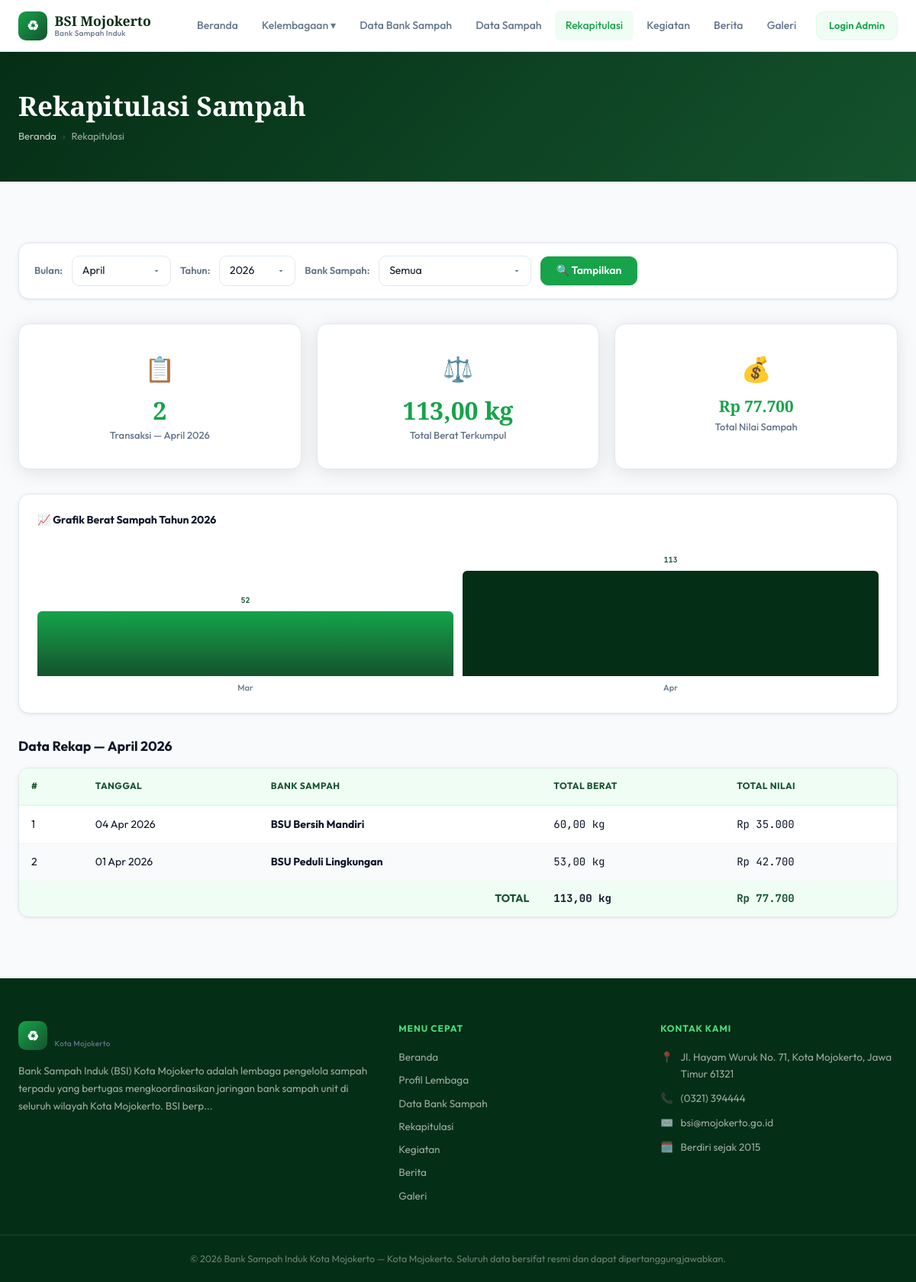
The page /public/rekapitulasi.php on the database its author committed.
### tables this page shows
CREATE TABLE `rekap_sampah` (
  `id` int UNSIGNED NOT NULL,
  `id_bank_sampah` int UNSIGNED NOT NULL,
  `id_user` int UNSIGNED DEFAULT NULL,
  `tanggal` date NOT NULL,
  `total_berat` decimal(10,2) NOT NULL DEFAULT '0.00',
  `total_harga` decimal(14,2) NOT NULL DEFAULT '0.00',
  `sumber_data` enum('manual','import_csv','import_excel') NOT NULL DEFAULT 'manual',
  `catatan` text,
  `created_at` timestamp NOT NULL DEFAULT CURRENT_TIMESTAMP
);

CREATE TABLE `bank_sampah` (
  `id` int UNSIGNED NOT NULL,
  `nama` varchar(150) NOT NULL,
  `alamat` text NOT NULL,
  `kelurahan` varchar(100) DEFAULT NULL,
  `kecamatan` varchar(100) DEFAULT NULL,
  `ketua` varchar(100) NOT NULL,
  `kontak` varchar(20) DEFAULT NULL,
  `tahun_berdiri` year DEFAULT NULL,
  `aktif` tinyint(1) NOT NULL DEFAULT '1',
  `dibuat_oleh` int UNSIGNED DEFAULT NULL,
  `created_at` timestamp NOT NULL DEFAULT CURRENT_TIMESTAMP,
  `updated_at` timestamp NULL DEFAULT NULL ON UPDATE CURRENT_TIMESTAMP
);

CREATE TABLE `profil_kelembagaan` (
  `id` int UNSIGNED NOT NULL,
  `nama_lembaga` varchar(200) NOT NULL DEFAULT 'Bank Sampah Induk Kota Mojokerto',
  `tagline` varchar(255) DEFAULT NULL,
  `deskripsi` text,
  `visi` text,
  `misi` text,
  `alamat` text,
  `telepon` varchar(20) DEFAULT NULL,
  `email` varchar(100) DEFAULT NULL,
  `website` varchar(255) DEFAULT NULL,
  `tahun_berdiri` year DEFAULT NULL,
  `logo` varchar(255) DEFAULT NULL
);

### core/Request.php (called while the page is built, shortened)
<?php
class Request
{
    public static function int(string $key, string $source = 'post', int $default = 0): int
    {
        $raw = $source === 'get' ? ($_GET[$key] ?? null) : ($_POST[$key] ?? null);
        if ($raw === null) return $default;
        $val = filter_var($raw, FILTER_VALIDATE_INT);
        return $val === false ? $default : (int)$val;
    }
}

### core/Database.php (called while the page is built, shortened)
<?php
class Database
{
    private static ?PDO $instance = null;
    public static function getInstance(): PDO
    {
        if (self::$instance === null) {
            $dsn = sprintf(
                'mysql:host=%s;port=%s;dbname=%s;charset=utf8mb4',
                DB_HOST, DB_PORT, DB_NAME
            );
            self::$instance = new PDO($dsn, DB_USER, DB_PASS, [
                PDO::ATTR_ERRMODE            => PDO::ERRMODE_EXCEPTION,
                PDO::ATTR_DEFAULT_FETCH_MODE => PDO::FETCH_ASSOC,
                PDO::ATTR_EMULATE_PREPARES   => false,
                PDO::MYSQL_ATTR_INIT_COMMAND => "SET NAMES utf8mb4 COLLATE utf8mb4_unicode_ci",
            ]);
        }
        return self::$instance;
    }
    public static function query(string $sql, array $params = []): array
    {
        $stmt = self::getInstance()->prepare($sql);
        $stmt->execute($params);
        return $stmt->fetchAll();
    }
    public static function queryOne(string $sql, array $params = []): array|false
    {
        $stmt = self::getInstance()->prepare($sql);
        $stmt->execute($params);
        return $stmt->fetch();
    }
}

### models/LaporanModel.php (called while the page is built, shortened)
<?php
require_once dirname(__DIR__) . '/config/database.php';
function laporan_getStatistikBulanan(int $tahun): array {
    return Database::query("
        SELECT
            MONTH(tanggal) AS bulan,
            MONTHNAME(MAX(tanggal)) AS nama_bulan,
            COUNT(id) AS jumlah_rekap,
            COALESCE(SUM(total_berat),0) AS total_berat,
            COALESCE(SUM(total_harga),0) AS total_harga
        FROM rekap_sampah
        WHERE YEAR(tanggal) = ?
        GROUP BY MONTH(tanggal)
        ORDER BY MONTH(tanggal)
    ", [$tahun]);
}
function laporan_getTahunTersedia(): array {
    return Database::query("SELECT DISTINCT YEAR(tanggal) AS tahun FROM rekap_sampah ORDER BY tahun DESC");
}

### models/RekapModel.php (called while the page is built, shortened)
<?php
require_once dirname(__DIR__) . '/config/database.php';
function rekap_getAll(array $filter = []): array {
    $sql = "
        SELECT r.*, b.nama AS nama_bank, u.nama AS nama_user
        FROM rekap_sampah r
        JOIN bank_sampah b ON r.id_bank_sampah = b.id
        LEFT JOIN users u ON r.id_user = u.id
        WHERE 1=1
    ";
    $params = [];
    if (!empty($filter['bulan'])) {
        $sql .= " AND MONTH(r.tanggal) = ?"; $params[] = $filter['bulan'];
    }
    if (!empty($filter['tahun'])) {
        $sql .= " AND YEAR(r.tanggal) = ?"; $params[] = $filter['tahun'];
    }
    $sql .= " ORDER BY r.tanggal DESC, r.id DESC";
    return Database::query($sql, $params);
}

### core/Helper.php (called while the page is built, shortened)
<?php
function e(mixed $val): string
{
    return htmlspecialchars((string)$val, ENT_QUOTES | ENT_SUBSTITUTE, 'UTF-8');
}
function formatRupiah(float|int|string $angka): string
{
    return 'Rp ' . number_format((float)$angka, 0, ',', '.');
}
function formatTanggal(string $tanggal, string $format = 'd M Y'): string
{
    try {
        return (new DateTime($tanggal))->format($format);
    } catch (Exception) {
        return $tanggal;
    }
}
function truncate(string $teks, int $panjang = 150): string
{
    $teks = strip_tags($teks);
    return mb_strlen($teks) > $panjang
        ? mb_substr($teks, 0, $panjang) . '...'
        : $teks;
}

### models/ProfilModel.php (called while the page is built, shortened)
<?php
require_once dirname(__DIR__) . '/config/database.php';
function profil_get(): array {
    $row = Database::queryOne("SELECT * FROM profil_kelembagaan WHERE id = 1 LIMIT 1");
    return $row ?: ['id'=>1,'nama_lembaga'=>APP_NAME,'tagline'=>'','deskripsi'=>'','visi'=>'','misi'=>'','alamat'=>'','telepon'=>'','email'=>'','website'=>'','tahun_berdiri'=>'','logo'=>''];
}

### public/rekapitulasi.php (the view, shortened to what this page needs)
<?php
require_once dirname(__DIR__) . '/config/database.php';
require_once dirname(__DIR__) . '/core/Helper.php';
require_once dirname(__DIR__) . '/core/Request.php';
require_once dirname(__DIR__) . '/models/RekapModel.php';
require_once dirname(__DIR__) . '/models/LaporanModel.php';
$bulan   = Request::int('bulan', 'get') ?: (int)date('m');
$tahun   = Request::int('tahun', 'get') ?: (int)date('Y');
$filter  = ['bulan' => $bulan, 'tahun' => $tahun];
$data      = rekap_getAll($filter);
$grafik    = laporan_getStatistikBulanan($tahun);
$tahunList = laporan_getTahunTersedia();
$totalBerat = array_sum(array_column($data, 'total_berat'));
$totalHarga = array_sum(array_column($data, 'total_harga'));
$maxBerat   = max(array_merge([1], array_column($grafik, 'total_berat')));
$namaBulan = [
    1=>'Januari',2=>'Februari',3=>'Maret',4=>'April',
    5=>'Mei',6=>'Juni',7=>'Juli',8=>'Agustus',
    9=>'September',10=>'Oktober',11=>'November',12=>'Desember',
];
require_once dirname(__DIR__) . '/templates/public/header.php';
?>
<div class="page-banner"><div class="container">
    <h1>Rekapitulasi Sampah</h1>
    <nav class="breadcrumb-pub">
        <a href="<?= BASE_URL ?>/public/beranda.php">Beranda</a>
        <span class="sep">›</span><span>Rekapitulasi</span>
    </nav>
</div></div>
<section class="section">
    <div class="container">
        <form method="GET" style="display:flex;gap:.75rem;align-items:center;flex-wrap:wrap;padding:1rem 1.25rem;background:var(--color-surface);border-radius:var(--radius-md);border:1px solid var(--color-border);box-shadow:var(--shadow-sm);margin-bottom:2rem;">
            <label style="font-size:13px;font-weight:600;color:var(--color-text-muted);">Bulan:</label>
            <select name="bulan" class="form-control" style="width:130px;">
                <?php foreach ($namaBulan as $n => $nm): ?>
                <option value="<?= $n ?>" <?= $bulan==$n?'selected':'' ?>><?= $nm ?></option>
                <?php endforeach ?>
            </select>
            <label style="font-size:13px;font-weight:600;color:var(--color-text-muted);">Tahun:</label>
            <select name="tahun" class="form-control" style="width:100px;">
                <?php
                $tahunOpts = !empty($tahunList) ? array_column($tahunList,'tahun') : [date('Y')];
                foreach ($tahunOpts as $t): ?>
                <option value="<?= $t ?>" <?= $tahun==$t?'selected':'' ?>><?= $t ?></option>
                <?php endforeach ?>
            </select>
            <label style="font-size:13px;font-weight:600;color:var(--color-text-muted);">Bank Sampah:</label>
            <select name="bank" class="form-control" style="width:200px;">
                <option value="">Semua</option>
            </select>
            <button type="submit" class="btn btn-primary">🔍 Tampilkan</button>
        </form>
        <div style="display:grid;grid-template-columns:repeat(3,1fr);gap:1.25rem;margin-bottom:2rem;">
            <div class="stat-pub-card">
                <div class="stat-pub-icon">📋</div>
                <div class="stat-pub-value"><?= count($data) ?></div>
                <div class="stat-pub-label">Transaksi — <?= e($namaBulan[$bulan]) ?> <?= $tahun ?></div>
            </div>
            <div class="stat-pub-card">
                <div class="stat-pub-icon">⚖️</div>
                <div class="stat-pub-value"><?= number_format($totalBerat,2,',','.') ?> kg</div>
                <div class="stat-pub-label">Total Berat Terkumpul</div>
            </div>
            <div class="stat-pub-card">
                <div class="stat-pub-icon">💰</div>
                <div class="stat-pub-value" style="font-size:1.3rem;"><?= formatRupiah($totalHarga) ?></div>
                <div class="stat-pub-label">Total Nilai Sampah</div>
            </div>
        </div>
        <?php if (!empty($grafik)): ?>
        <div class="card" style="margin-bottom:2rem;padding:1.5rem;">
            <h3 style="font-size:14px;font-weight:700;color:var(--color-text);margin-bottom:1.25rem;">
                📈 Grafik Berat Sampah Tahun <?= $tahun ?>
            </h3>
            <div class="bar-chart">
                <?php foreach ($grafik as $g):
                    $pct = $maxBerat > 0 ? round((float)$g['total_berat'] / $maxBerat * 100, 1) : 0;
                ?>
                <div class="bar-col">
                    <div class="bar-val"><?= number_format((float)$g['total_berat'],0,',','.') ?></div>
                    <div class="bar" style="--val:<?= $pct ?>;<?= (int)$g['bulan']===$bulan ? 'background:var(--color-primary-dark);' : '' ?>"></div>
                    <div class="bar-label"><?= substr($namaBulan[(int)$g['bulan']]??'',0,3) ?></div>
                </div>
                <?php endforeach ?>
            </div>
        </div>
        <?php endif ?>
        <h3 style="font-size:1.1rem;font-weight:700;margin-bottom:1rem;">
            Data Rekap — <?= e($namaBulan[$bulan]) ?> <?= $tahun ?>
        </h3>
        <?php if (empty($data)): ?>
        <div class="alert alert-info">
            <span class="alert-icon">ℹ️</span>
            <div class="alert-body">Tidak ada data rekap pada periode <?= e($namaBulan[$bulan]) ?> <?= $tahun ?>.</div>
        </div>
        <?php else: ?>
        <div class="table-wrapper">
            <table class="data-table">
                <thead>
                    <tr>
                        <th>#</th><th>Tanggal</th><th>Bank Sampah</th>
                        <th>Total Berat</th><th>Total Nilai</th>
                    </tr>
                </thead>
                <tbody>
                <?php foreach ($data as $i => $row): ?>
                <tr>
                    <td><?= $i + 1 ?></td>
                    <td><?= formatTanggal($row['tanggal']) ?></td>
                    <td><strong><?= e($row['nama_bank']) ?></strong></td>
                    <td class="font-mono"><?= number_format((float)$row['total_berat'],2,',','.') ?> kg</td>
                    <td class="font-mono"><?= formatRupiah($row['total_harga']) ?></td>
                </tr>
                <?php endforeach ?>
                </tbody>
                <tfoot>
                    <tr style="background:var(--color-primary-pale);font-weight:700;">
                        <td colspan="3" style="padding:.75rem 1rem;text-align:right;color:var(--color-primary-mid);">TOTAL</td>
                        <td class="font-mono" style="padding:.75rem 1rem;"><?= number_format($totalBerat,2,',','.') ?> kg</td>
                        <td class="font-mono" style="padding:.75rem 1rem;color:var(--color-primary-mid);"><?= formatRupiah($totalHarga) ?></td>
                    </tr>
                </tfoot>
            </table>
        </div>
        <?php endif ?>
    </div>
</section>
<?php require_once dirname(__DIR__) . '/templates/public/footer.php' ?>

### templates/public/footer.php (shortened to what this page needs)
<?php
require_once dirname(__DIR__, 2) . '/models/ProfilModel.php';
$profil = profil_get();
?>
<footer class="footer">
    <div class="container">
        <div class="footer-grid">
            <div>
                <div class="navbar-brand" style="display:flex;align-items:center;gap:.6rem;margin-bottom:.75rem;">
                    <div class="navbar-logo-icon">♻</div>
                    <div class="navbar-logo-text">
                        <span class="navbar-logo-sub">Kota Mojokerto</span>
                    </div>
                </div>
                <p class="footer-desc">
                    <?= e(truncate($profil['deskripsi'] ?? 'Sistem Informasi Bank Sampah Induk Kota Mojokerto — mengelola data bank sampah, rekapitulasi, dan laporan secara terpadu.', 180)) ?>
                </p>
            </div>
            <div>
                <p class="footer-title">Menu Cepat</p>
                <div class="footer-links">
                    <a href="<?= BASE_URL ?>/public/beranda.php">Beranda</a>
                    <a href="<?= BASE_URL ?>/public/kelembagaan.php">Profil Lembaga</a>
                    <a href="<?= BASE_URL ?>/public/data-bank-sampah.php">Data Bank Sampah</a>
                    <a href="<?= BASE_URL ?>/public/rekapitulasi.php">Rekapitulasi</a>
                    <a href="<?= BASE_URL ?>/public/kegiatan.php">Kegiatan</a>
                    <a href="<?= BASE_URL ?>/public/berita.php">Berita</a>
                    <a href="<?= BASE_URL ?>/public/galeri.php">Galeri</a>
                </div>
            </div>
            <div>
                <p class="footer-title">Kontak Kami</p>
                <div class="footer-contact">
                    <?php if (!empty($profil['alamat'])): ?>
                    <div class="footer-contact-item">
                        <span>📍</span>
                        <span><?= e($profil['alamat']) ?></span>
                    </div>
                    <?php endif ?>
                    <?php if (!empty($profil['telepon'])): ?>
                    <div class="footer-contact-item">
                        <span>📞</span>
                        <span><?= e($profil['telepon']) ?></span>
                    </div>
                    <?php endif ?>
                    <?php if (!empty($profil['email'])): ?>
                    <div class="footer-contact-item">
                        <span>✉️</span>
                        <span><?= e($profil['email']) ?></span>
                    </div>
                    <?php endif ?>
                    <?php if (!empty($profil['tahun_berdiri'])): ?>
                    <div class="footer-contact-item">
                        <span>🗓️</span>
                        <span>Berdiri sejak <?= e($profil['tahun_berdiri']) ?></span>
                    </div>
                    <?php endif ?>
                </div>
            </div>
        </div>
    </div>
    <div class="footer-bottom">
        <div class="container">
            &copy; <?= date('Y') ?> <?= e($profil['nama_lembaga'] ?? APP_NAME) ?> — Kota Mojokerto.
            Seluruh data bersifat resmi dan dapat dipertanggungjawabkan.
        </div>
    </div>
</footer>
</body>
</html>

### rows shown on the page
rekap_sampah: tanggal "04 Apr 2026", id_bank_sampah.nama "BSU Bersih Mandiri", total_berat "60,00", total_harga "Rp 35.000"
rekap_sampah: tanggal "01 Apr 2026", id_bank_sampah.nama "BSU Peduli Lingkungan", total_berat "53,00", total_harga "Rp 42.700"
profil_kelembagaan: deskripsi "Bank Sampah Induk (BSI) Kota Mojokerto adalah lembaga pengelola sampah terpadu yang bertugas mengkoordinasikan jaringan bank sampah unit di seluruh wilayah Kota Mojokerto. BSI berp...", alamat "Jl. Hayam Wuruk No. 71, Kota Mojokerto, Jawa Timur 61321", telepon "(0321) 394444", email "bsi@mojokerto.go.id", tahun_berdiri "2015", nama_lembaga "Bank Sampah Induk Kota Mojokerto"

### other values the page prints
count($data) "2"
$tahun "2026"
$totalBerat "113,00"
formatRupiah($totalHarga) "Rp 77.700"
$g['total_berat'] "52"
substr($namaBulan[(int)$g['bulan']]??'',0,3) "Mar"
$g['total_berat'] "113"
substr($namaBulan[(int)$g['bulan']]??'',0,3) "Apr"
form field bulan "April"
form field tahun "2026"
